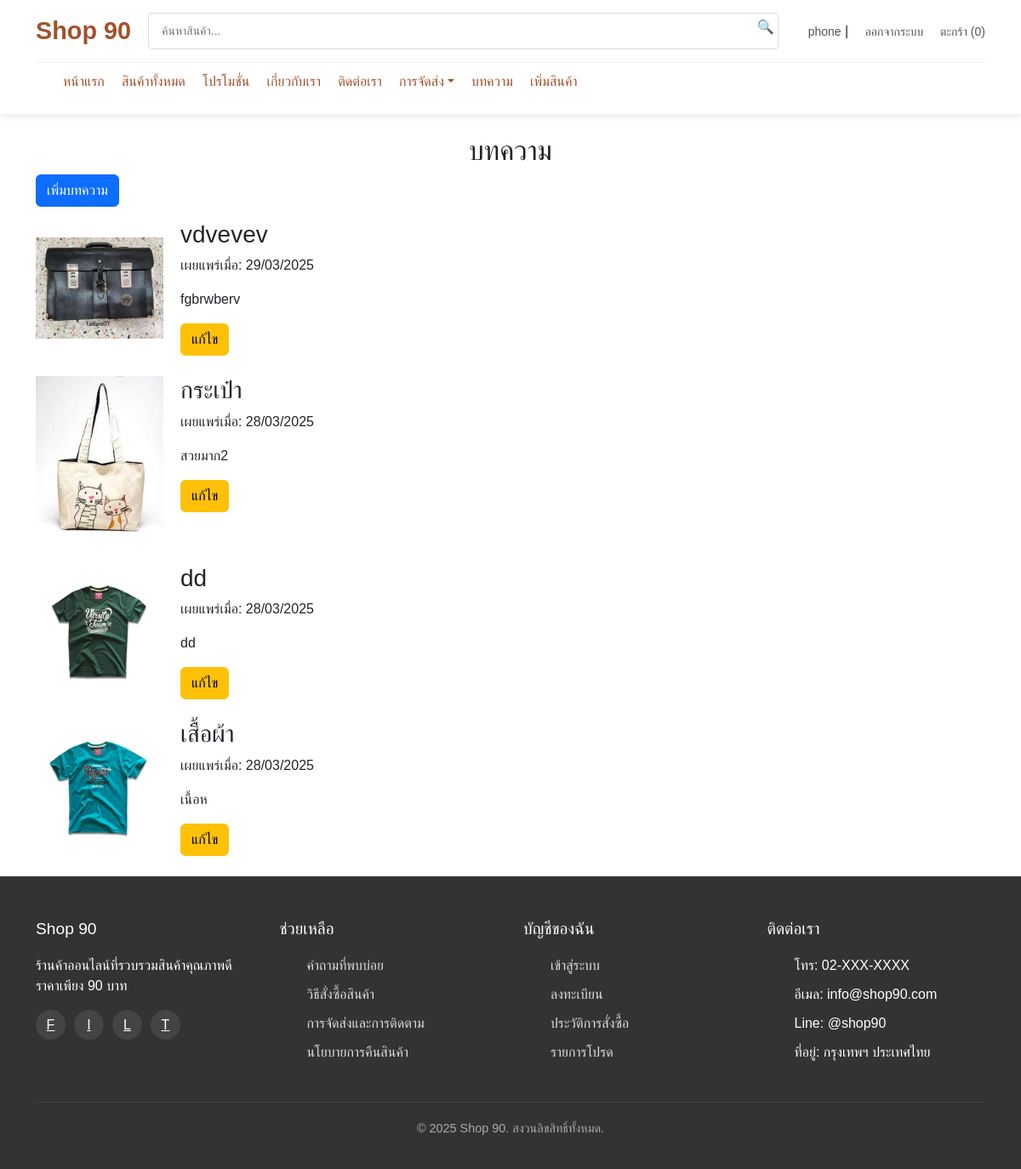
/admin/admin_articles.php (signed in), run on the app's committed database.
### tables this page shows
CREATE TABLE `articles` (
  `id` int(11) NOT NULL,
  `title` varchar(255) NOT NULL,
  `content` text NOT NULL,
  `created_at` timestamp NOT NULL DEFAULT current_timestamp(),
  `updated_at` timestamp NOT NULL DEFAULT current_timestamp() ON UPDATE current_timestamp(),
  `image` varchar(255) DEFAULT NULL
);

### admin/admin_articles.php (the view, shortened to what this page needs)
<?php
include('../includes/header.php');
$isAdmin = ($_SESSION['user_type'] === 'admin');
$sql = "SELECT * FROM articles ORDER BY created_at DESC";
$result = $conn->query($sql);
?>
<!DOCTYPE html>
<html lang="th">
<head>
    <link rel="stylesheet" href="https://cdn.jsdelivr.net/npm/bootstrap@5.3.0/dist/css/bootstrap.min.css">
</head>
<body>
    <div class="container mt-4">
        <h2>บทความ</h2>
        <?php if ($isAdmin): ?>
            <button class="btn btn-primary mb-3" data-bs-toggle="modal" data-bs-target="#addArticleModal">เพิ่มบทความ</button>
        <?php endif; ?>
        <div class="article-list">
            <?php while ($row = $result->fetch_assoc()): ?>
                <div class="article d-flex mb-4">
                    <?php if ($row['image']): ?>
                        <img src="../assets/image/<?= $row['image'] ?>" alt="Article Image" class="img-fluid" style="max-width: 150px; margin-right: 20px;">
                    <?php endif; ?>
                    <div class="content">
                        <h3><?= htmlspecialchars($row['title']) ?></h3>
                        <p>เผยแพร่เมื่อ: <?= date('d/m/Y', strtotime($row['created_at'])) ?></p>
                        <p><?= nl2br(htmlspecialchars($row['content'])) ?></p>
                        <?php if ($isAdmin): ?>
                            <button class="btn btn-warning btn-edit"
                                    data-id="<?= $row['id'] ?>"
                                    data-title="<?= htmlspecialchars($row['title']) ?>"
                                    data-content="<?= htmlspecialchars($row['content']) ?>"
                                    data-image="<?= $row['image'] ?>"
                                    data-bs-toggle="modal" data-bs-target="#editArticleModal">
                                แก้ไข
                            </button>
                        <?php endif; ?>
                    </div>
                </div>
            <?php endwhile; ?>
        </div>
    </div>
</body>
</html>
<?php include('../includes/footer.php'); ?>

### assets/css/style.css (style rules this page uses)
* { box-sizing: border-box; margin: 0; padding: 0; font-family: 'Prompt', sans-serif; }
body { background-color: #f8f9fa; color: #333; line-height: 1.6; }
.container { max-width: 1200px; margin: 0 auto; padding: 0 20px; }
img { max-width: 100%; }
.btn { padding: 12px 20px; background-color: #A0522D; color: #fff; font-size: 16px; border: none; border-radius: 4px; cursor: pointer; transition: background-color 0.3s; }

### assets/css/product.css (style rules this page uses)
body { font-family: 'Arial', sans-serif; margin: 0; padding: 0; background-color: #f5f5f5; }

### assets/css/about.css (style rules this page uses)
.btn-primary { background-color: #A0522D; color: #fff; padding: 12px 30px; font-size: 18px; border-radius: 8px; text-decoration: none; transition: background-color 0.3s; }

### assets/css/profile.css (style rules this page uses)
:root { --main-color: #A0522D; --text-dark: #333; --bg-light: #f5f5f5; --border-radius: 12px; --shadow-light: 0px 2px 10px rgba(0, 0, 0, 0.1); }

### assets/css/modal.css (style rules this page uses)
h2 { color: #333; text-align: center; margin-bottom: 20px; }

### assets/css/order_tracking.css (style rules this page uses)
h2 { text-align: center; color: #333; font-size: 24px; margin-bottom: 20px; }

### data on the page
articles: image (picture), title "vdvevev", created_at "29/03/2025", content "fgbrwberv"
articles: image (picture), title "กระเป๋า", created_at "28/03/2025", content "สวยมาก2"
articles: image (picture), title "dd", created_at "28/03/2025", content "dd"
articles: image (picture), title "เสื้อผ้า", created_at "28/03/2025", content "เนื้อห"

### other printed values
$_SESSION['username'] "phone"
